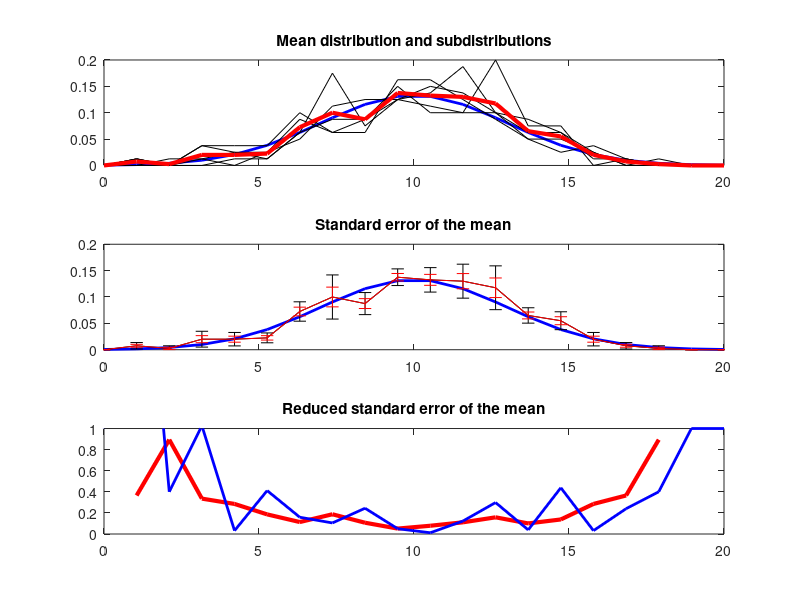

Reproduce this figure in MATLAB.
function SEM()
  close all;

  % Sample a distribution and calculate a standard error for the accuracy of the estimated probability density. 

  %================================
  % USER INPUT  
  % Settings to create a distribution
  Nsamples=400
  mu=10.0
  sigma=3.0
  distr=abs(normrnd(mu,sigma, [1, Nsamples])); % Sample a normal distribution

  % Settings for binning
  xmin=0;
  xmax=20;
  Nbins=20;

  % Settings for statistical analysis
  Nsplit=5; % In order to define a standard error, the distribution is split in Nsplit subdistributions. It should be checked that the value of Nsplit does not significantly alter the final result. 
  %================================ 


  %================================
  % MAKE HISTOGRAM OF FULL DATA SET
  x=linspace(xmin,xmax,Nbins);
  P=getProbabilityDensity(distr,  x);
  %================================


  %================================
  % GET STATISTICS
  % Split distribution in subdistributions (stored in 2D array)
  distr_random_permutation=distr(randperm(Nsamples)); 

  Nsubsamples=Nsamples/Nsplit;
  dist2D=zeros(Nsplit, Nsubsamples);
  for i=1:Nsplit
    dist2D(i, :) = distr_random_permutation((1+(i-1)*Nsubsamples):(i*Nsubsamples));
  end

  % Get normalised histograms of the 2D array
  Psub=zeros(Nsplit, Nbins);
  for i=1:Nsplit
    Psub(i, :) = getProbabilityDensity(dist2D(i, :),  x);
  end

  % Determine standard deviation (value depends on Nsplit!)
  Pstd=zeros(1, Nbins);
  for i=1:Nsplit
    Pstd(1,:) = Pstd(1,:) + (P - Psub(i,:)).^2; 
  end
  Pstd=sqrt(Pstd/Nsplit);

  % Determine standard error of mean (should not strongly depend on Nsplit, for large enough value of Nsplit)
  SEM=Pstd/sqrt(Nsplit);
  %================================


  %================================
  % PLOT RESULTS
  figure
  subplot(3,1,1)
  plot(x, exp(-0.5*( (x-mu)/(sigma) ).^2)/sqrt(2*pi*sigma^2), 'b', 'LineWidth', 2); hold on % Actual distribution
  for i=1:Nsplit
    plot(x, Psub(i, :), 'k'); hold on % Sampled subdistributions
  end
  plot(x, P, 'r', 'LineWidth', 3); hold on % Sampled distribution
  axis([xmin xmax 0 0.2])
  title('Mean distribution and subdistributions')

  subplot(3,1,2)
  plot(x, exp(-0.5*( (x-mu)/(sigma) ).^2)/sqrt(2*pi*sigma^2), 'b', 'LineWidth', 2); hold on % Actual distribution
  errorbar(x, P, Pstd, 'k'); hold on % Standard deviation
  errorbar(x, P, SEM, 'r'); hold on  % Standard error of the mean
  axis([xmin xmax 0 0.2])
  title('Standard error of the mean')

  subplot(3,1,3)
  plot(x, SEM./P, 'r', 'LineWidth', 3); hold on % Estimated error
  plot(x, abs( 1.0-P./(exp(-0.5*( (x-mu)/(sigma) ).^2)/sqrt(2*pi*sigma^2)) ), 'b', 'LineWidth', 2)   % Actual residual
  axis([xmin xmax 0 1])
  title('Reduced standard error of the mean')
  %================================
end


function P=getProbabilityDensity(distr,  x)
  Nsamples=length(distr);

  % Define bins
  if(length(x)==1)
    Nbins=x;
    xmin=min(distr);
    xmax=max(distr);
  else
    Nbins=length(x);
    xmin=min(x);
    xmax=max(x);
  end

  % Do binning
  P=zeros(1,Nbins);
  for i=1:Nsamples
    index = 1+round(  (Nbins-1)*(distr(i)-xmin)/(xmax-xmin)  );

    if(index<1)
      index=1;
    end
    if(index>Nbins)
      index=Nbins;
    end
    P(index)=P(index)+1;
  end
  
  % normalise
  P=P/Nsamples;
end
